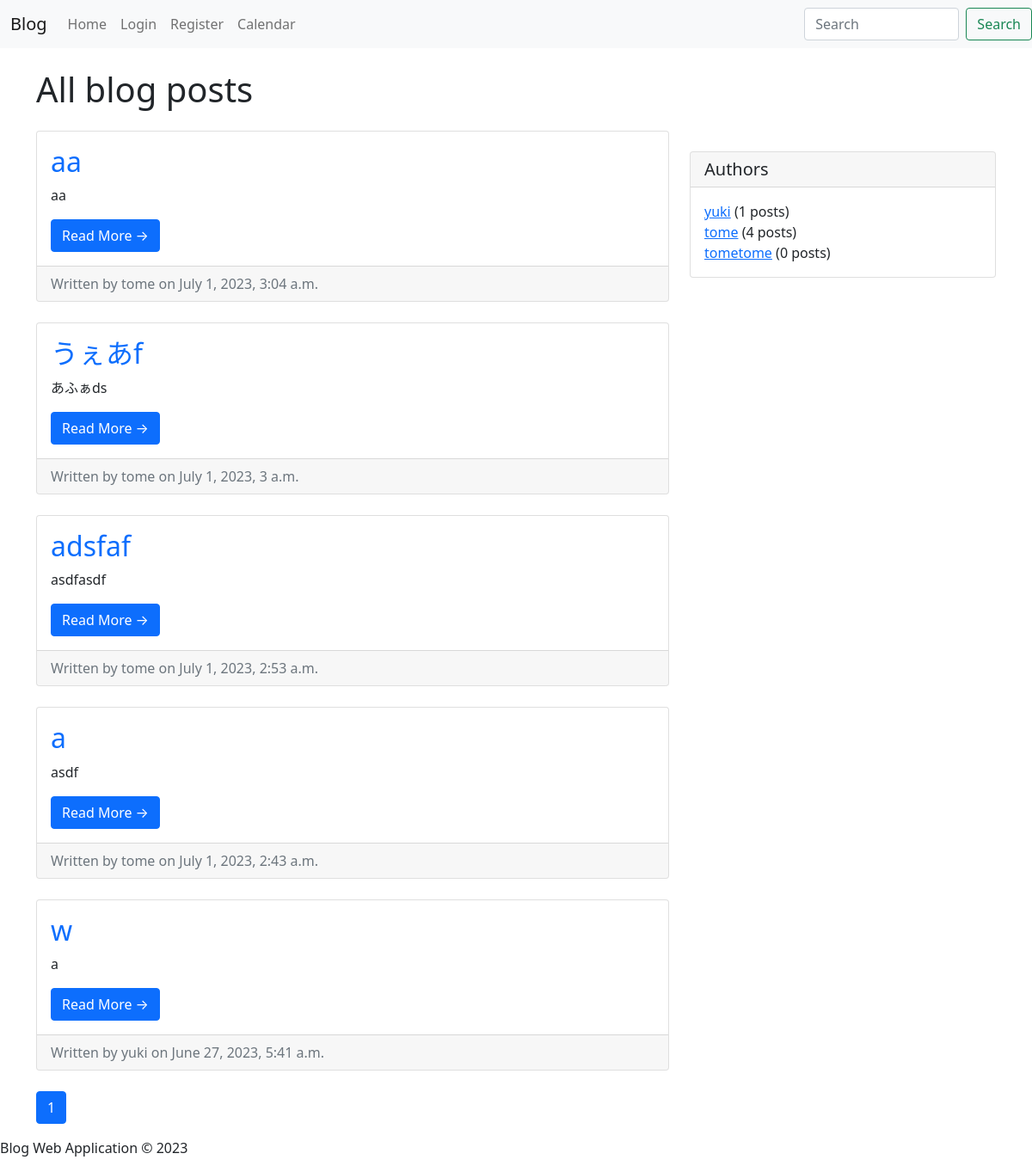
/blog/, run on an earlier commit of the app's database.
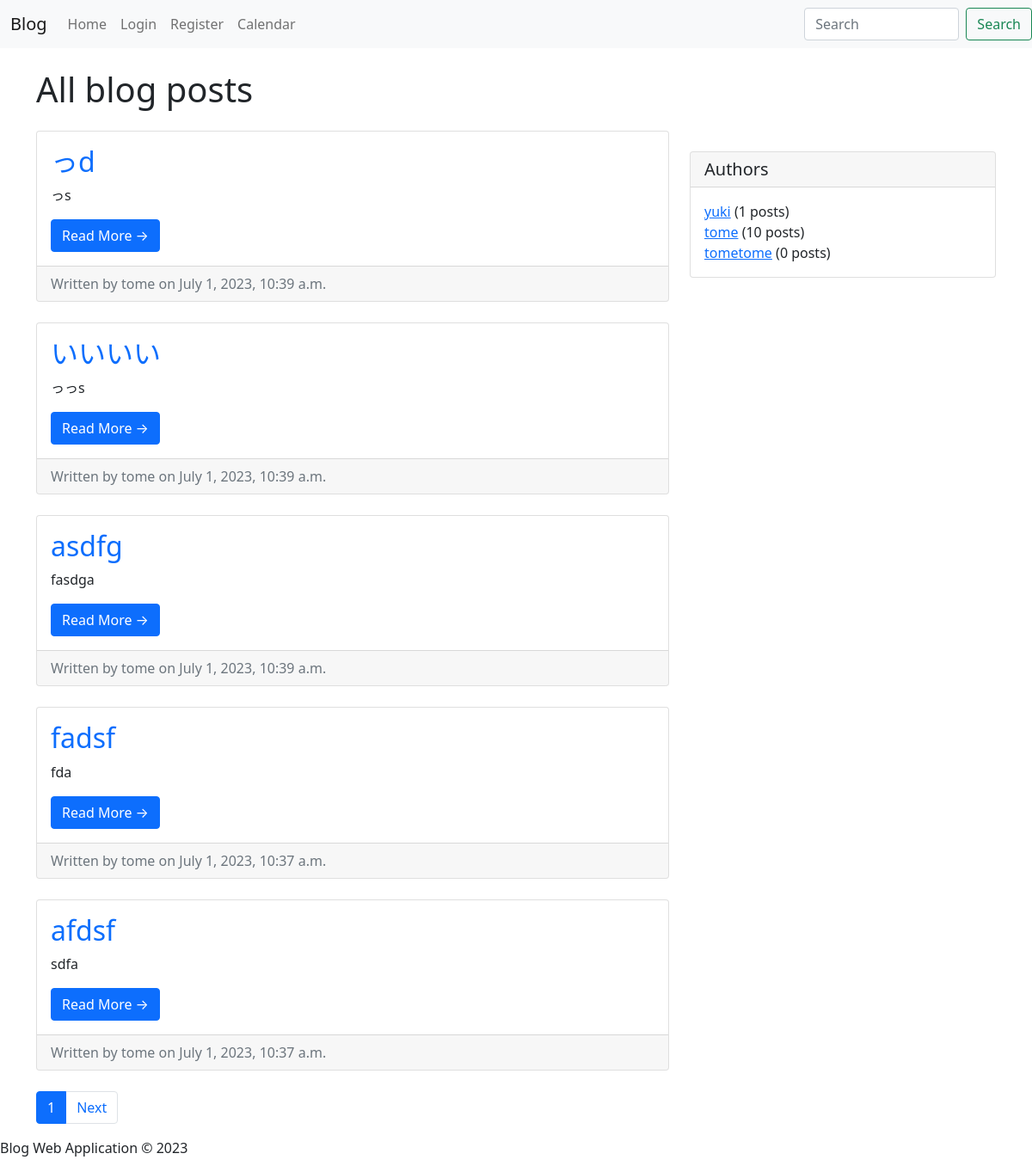
And on a later commit of the database.
### blogapp/models.py (models this page shows, shortened)
class BlogPost(models.Model):
    title = models.CharField(max_length=50)
    content = models.TextField()
    date = models.DateTimeField(auto_now_add=True)
    author = models.ForeignKey(Author, on_delete=models.CASCADE)

class Author(models.Model):
    user = models.OneToOneField(User, on_delete=models.CASCADE)

### blogapp/views.py (the view)
# urls.py: path('', views.blog_list, name='blog_list'),
def blog_list(request):
    posts = BlogPost.objects.all().order_by('-date')
    authors = Author.objects.annotate(num_posts=Count('blogpost'))
    paginator = Paginator(posts, 5) # Show 10 posts per page
    page_number = request.GET.get('page') or 1
    page = paginator.get_page(page_number)
    return render(request, 'blogapp/blog_list.html', {'page': page, 'authors': authors})

### blogapp/templates/blogapp/blog_list.html (shortened to what this page needs)
{% extends 'blogapp/base.html' %}
{% load static %}
{% block content %}
  <div class="container">
    <h1 class="my-4">All blog posts</h1>
    <div class="row">
      <div class="col-md-8">
        {% for post in page %}
          <div class="card mb-4">
            <div class="card-body">
              <h2 class="card-title"><a href="{% url 'blog_detail' post.pk %}" class="text-decoration-none">{{ post.title }}</a></h2>
              <p class="card-text">{{ post.content|truncatewords:30 }}</p>
              <a href="{% url 'blog_detail' post.pk %}" class="btn btn-primary">Read More &rarr;</a>
            </div>
            <div class="card-footer text-muted">
              Written by {{ post.author.user.username }} on {{ post.date }}
            </div>
          </div>
        {% empty %}
          <p class="text-muted">No blog posts yet.</p>
        {% endfor %}
        <nav aria-label="Page navigation example">
          <ul class="pagination">
            <li class="page-item active"><a class="page-link" href="?page={{ page.number }}">{{ page.number }}</a></li>
            {% if page.has_next %}
              <li class="page-item"><a class="page-link" href="?page={{ page.next_page_number }}">Next</a></li>
            {% endif %}
          </ul>
        </nav>
      </div>
      <div class="col-md-4">
        <div class="card my-4">
          <h5 class="card-header">Authors</h5>
          <div class="card-body">
            <ul class="list-unstyled mb-0">
              {% for author in authors %}
                <li><a href="{% url 'author_posts' author.id %}">{{ author.user.username }}</a> ({{ author.num_posts }} posts)</li>
              {% endfor %}
            </ul>
          </div>
        </div>
      </div>
    </div>
  </div>
{% endblock %}

What changed in the data, as far as the page shows it:
no longer on this page (row unchanged): BlogPost: title "aa", content "aa", author.user.username "tome", date "July 1, 2023, 3:04 a.m."
no longer on this page (row unchanged): BlogPost: title "うぇあf", content "あふぁds", author.user.username "tome", date "July 1, 2023, 3 a.m."
no longer on this page (row unchanged): BlogPost: title "adsfaf", content "asdfasdf", author.user.username "tome", date "July 1, 2023, 2:53 a.m."
no longer on this page (row unchanged): BlogPost: title "a", content "asdf", author.user.username "tome", date "July 1, 2023, 2:43 a.m."
no longer on this page (row unchanged): BlogPost: title "w", content "a", author.user.username "yuki", date "June 27, 2023, 5:41 a.m."
added BlogPost: title "っd", content "っs", author.user.username "tome", date "July 1, 2023, 10:39 a.m."
added BlogPost: title "いいいい", content "っっs", author.user.username "tome", date "July 1, 2023, 10:39 a.m."
added BlogPost: title "asdfg", content "fasdga", author.user.username "tome", date "July 1, 2023, 10:39 a.m."
added BlogPost: title "fadsf", content "fda", author.user.username "tome", date "July 1, 2023, 10:37 a.m."
added BlogPost: title "afdsf", content "sdfa", author.user.username "tome", date "July 1, 2023, 10:37 a.m."
computed for Author "tome": num_posts "4" → "10"
Also different on the page:
text now shown: "Next"
